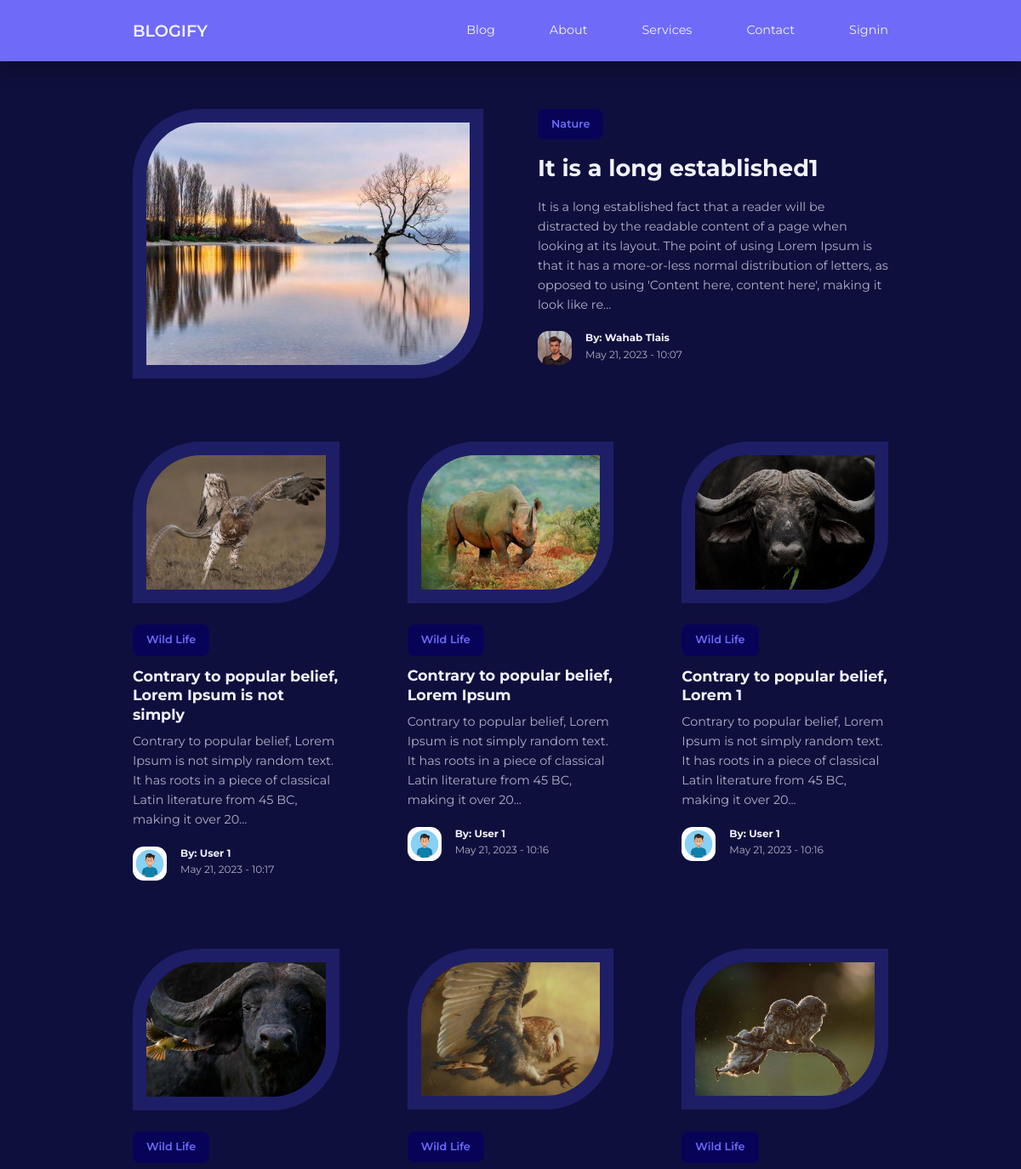
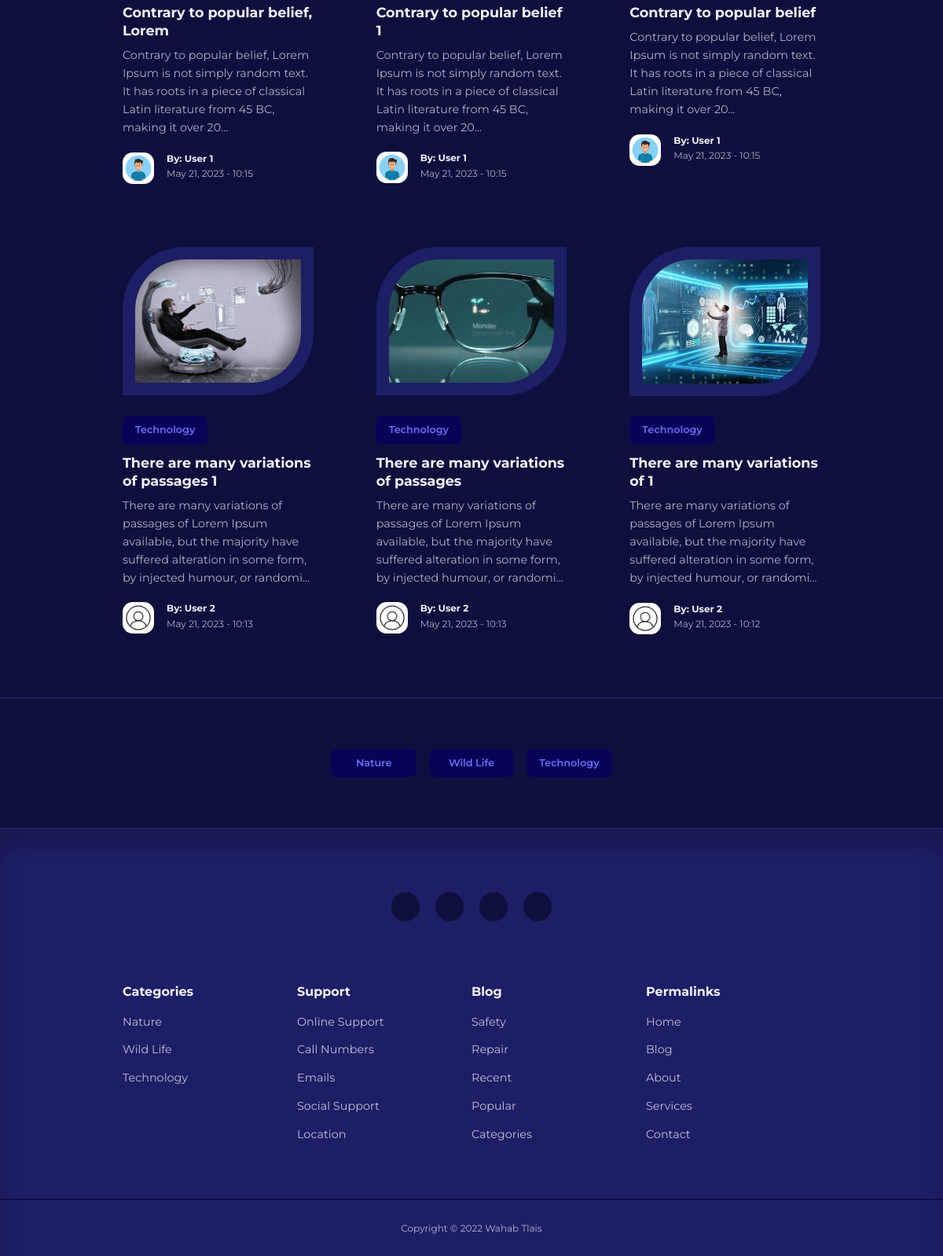
The page / on the database its author committed (2 pictures, top to bottom).
### tables this page shows
CREATE TABLE IF NOT EXISTS `posts` (
  `id` int(11) UNSIGNED NOT NULL AUTO_INCREMENT,
  `title` varchar(255) NOT NULL,
  `body` text NOT NULL,
  `thumbnail` varchar(255) NOT NULL,
  `date_time` timestamp NOT NULL DEFAULT CURRENT_TIMESTAMP,
  `category_id` int(11) UNSIGNED DEFAULT NULL,
  `author_id` int(11) UNSIGNED NOT NULL,
  `is_featured` tinyint(1) NOT NULL,
  PRIMARY KEY (`id`),
  KEY `FK_blog_category` (`category_id`),
  KEY `FK_blog_author` (`author_id`)
);

CREATE TABLE IF NOT EXISTS `categories` (
  `id` int(11) NOT NULL AUTO_INCREMENT,
  `title` varchar(255) NOT NULL,
  `description` varchar(2000) NOT NULL,
  PRIMARY KEY (`id`)
);

CREATE TABLE IF NOT EXISTS `users` (
  `id` int(11) UNSIGNED NOT NULL AUTO_INCREMENT,
  `firstname` varchar(50) NOT NULL,
  `lastname` varchar(50) NOT NULL,
  `username` varchar(50) NOT NULL,
  `email` varchar(100) NOT NULL,
  `password` varchar(255) NOT NULL,
  `avatar` varchar(255) NOT NULL,
  `is_admin` tinyint(1) NOT NULL,
  PRIMARY KEY (`id`)
);

### index.php (the view)
<?php
include 'partials/header.php';
$featured_query = "SELECT * FROM posts WHERE is_featured=1";
$featured_result = mysqli_query($connection, $featured_query);
$featured = mysqli_fetch_assoc($featured_result);
$query = "SELECT * FROM posts ORDER BY date_time DESC LIMIT 9";
$posts = mysqli_query($connection, $query);
?>
<?php if (mysqli_num_rows($featured_result) == 1) : ?>
<section class="featured">
    <div class="container featured-container">
        <div class="post-thumbnail">
            <img src="images/<?= $featured['thumbnail'] ?>" />
        </div>
        <div class="post-info">
            <?php
                $category_id = $featured['category_id'];
                $category_query = "SELECT * FROM categories WHERE id=$category_id";
                $category_result = mysqli_query($connection, $category_query);
                $category = mysqli_fetch_assoc($category_result);
                ?>
            <a href="<?= ROOT_URL ?>category-posts.php?id=<?= $featured['category_id'] ?>"
                class="category-button"><?= $category['title'] ?></a>
            <h2 class="post-title">
                <a href="<?= ROOT_URL ?>post.php?id=<?= $featured['id'] ?>"><?= $featured['title'] ?></a>
            </h2>
            <p class="post-body"><?= substr($featured['body'], 0, 300) ?>...</p>
            <div class="post-author">
                <?php
                    $author_id = $featured['author_id'];
                    $author_query = "SELECT * FROM users WHERE id=$author_id";
                    $author_result = mysqli_query($connection, $author_query);
                    $author = mysqli_fetch_assoc($author_result);
                    ?>
                <div class="post-avatar">
                    <img src="images/<?= $author['avatar'] ?>" />
                </div>
                <div class="post-author-info">
                    <h5>By: <?= "{$author['firstname']} {$author['lastname']}" ?></h5>
                    <small>
                        <?= date("M d, Y - H:i", strtotime($featured['date_time'])) ?>
                    </small>
                </div>
            </div>
        </div>
    </div>
</section>
<?php endif ?>
<section class="posts <?= $featured ? '' : 'section-extra-margin' ?>">
    <div class="container posts-container">
        <?php while ($post = mysqli_fetch_assoc($posts)) : ?>
        <article class="post">
            <div class="post-thumbnail">
                <img src="images/<?= $post['thumbnail'] ?>" />
            </div>
            <div class="post-info">
                <?php
                    $category_id = $post['category_id'];
                    $category_query = "SELECT * FROM categories WHERE id=$category_id";
                    $category_result = mysqli_query($connection, $category_query);
                    $category = mysqli_fetch_assoc($category_result);
                    ?>
                <a href="<?= ROOT_URL ?>category-posts.php?id=<?= $post['category_id'] ?>"
                    class="category-button"><?= $category['title'] ?></a>
                <h3 class="post-title">
                    <a href="<?= ROOT_URL ?>post.php?id=<?= $post['id'] ?>"><?= $post['title'] ?></a>
                </h3>
                <p class="post-body">
                    <?= substr($post['body'], 0, 150) ?>...
                </p>
                <div class="post-author">
                    <?php
                        $author_id = $post['author_id'];
                        $author_query = "SELECT * FROM users WHERE id=$author_id";
                        $author_result = mysqli_query($connection, $author_query);
                        $author = mysqli_fetch_assoc($author_result);
                        ?>
                    <div class="post-avatar">
                        <img src="images/<?= $author['avatar'] ?>" />
                    </div>
                    <div class="post-info">
                        <h5>By: <?= "{$author['firstname']} {$author['lastname']}" ?></h5>
                        <small><?= date("M d, Y - H:i", strtotime($post['date_time'])) ?></small>
                    </div>
                </div>
            </div>
        </article>
        <?php endwhile ?>
    </div>
</section>
<section class="category-buttons">
    <div class="container category-buttons-container">
        <?php
        $all_categories_query = "SELECT * FROM categories";
        $all_categories = mysqli_query($connection, $all_categories_query);
        ?>
        <?php while ($category = mysqli_fetch_assoc($all_categories)) : ?>
        <a href="<?= ROOT_URL ?>category-posts.php?id=<?= $category['id'] ?>"
            class="category-button"><?= $category['title'] ?></a>
        <?php endwhile ?>
    </div>
</section>
<?php
include 'partials/footer.php';
?>

### partials/footer.php (shortened to what this page needs)
<?php
$all_categories_query = "SELECT * FROM categories";
$all_categories = mysqli_query($connection, $all_categories_query);
?>
<footer>
    <div class="footer-socials">
        <a href="#" target="_blank"><i class="uil uil-facebook-f"></i></a>
        <a href="#" target="_blank"><i class="uil uil-instagram-alt"></i></a>
        <a href="#" target="_blank"><i class="uil uil-linkedin"></i></a>
        <a href="#" target="_blank"><i class="uil uil-github"></i></a>
    </div>
    <div class="container footer-container">
        <article>
            <h4>Categories</h4>
            <?php while ($category = mysqli_fetch_assoc($all_categories)) : ?>
            <ul>
                <li><a href="<?= ROOT_URL ?>category-posts.php?id=<?= $category['id'] ?>"><?= $category['title'] ?></a>
                </li>
            </ul>
            <?php endwhile ?>
        </article>
        <article>
            <h4>Support</h4>
            <ul>
                <li><a href="">Online Support</a></li>
                <li><a href="">Call Numbers</a></li>
                <li><a href="">Emails</a></li>
                <li><a href="">Social Support</a></li>
                <li><a href="">Location</a></li>
            </ul>
        </article>
        <article>
            <h4>Blog</h4>
            <ul>
                <li><a href="">Safety</a></li>
                <li><a href="">Repair</a></li>
                <li><a href="">Recent</a></li>
                <li><a href="">Popular</a></li>
                <li><a href="">Categories</a></li>
            </ul>
        </article>
        <article>
            <h4>Permalinks</h4>
            <ul>
                <li><a href="index.php">Home</a></li>
                <li><a href="blog.php">Blog</a></li>
                <li><a href="about.php">About</a></li>
                <li><a href="services.php">Services</a></li>
                <li><a href="contact.php">Contact</a></li>
            </ul>
        </article>
    </div>
    <div class="footer-copyright">
        <small>Copyright &copy; 2022 Wahab Tlais</small>
    </div>
</footer>
</body>
</html>

### css/style.css (style rules this page uses)
:root { --color-primary: #6f6af8; --color-primary-light: hsl(242, 91%, 18%); --color-primary-variant: #5854c7; --color-red: #da0f3f; --color-red-light: hsl(346, 87%, 46%, 15%); --color-green: #00c476; --color-green-light: hsl(156, 100%, 38%, 15%); --color-gray-900: #1e1e66; --color-gray-700: #2d2b7c; --color-gray-300: rgba(242, 242, 254, 0.3); --color-gray-200: rgba(242, 242, 254, 0.7); --color-white: #f2f2fe; --color-bg: #0f0f3e; --transition: all 300ms ease; --container-width-lg: 74%; --container-width-md: 88%; --form-width: 40%; --card-border-radius-1: 0.3rem; --card-border-radius-2: 0.5rem; --card-border-radius-3: 0.8rem; --card-border-radius-4: 2rem; --card-border-radius-5: 5rem; }
* { margin: 0; padding: 0; outline: 0; border: 0; appearance: 0; list-style: none; text-decoration: none; box-sizing: border-box; }
body { font-family: "Montserrat", sans-serif; line-height: 1.6; color: var(--color-gray-200); overflow-x: hidden; background: var(--color-bg); font-size: 0.9rem; }
.container { width: var(--container-width-lg); max-width: 1800px; margin-inline: auto; }
section { margin-top: 3rem; width: 100vw; }
h1, h2, h3, h4, h5 { color: var(--color-white); line-height: 1.3; }
h2 { font-size: 1.7rem; margin: 1rem 0; }
h3 { font-size: 1.1rem; margin: 0.8rem 0 0.5rem; }
h4 { font-size: 1rem; }
a { color: var(--color-white); transition: var(--transition); }
img { display: block; width: 100%; object-fit: cover; }
.category-button { background: var(--color-primary-light); color: var(--color-primary); display: inline-block; padding: 0.5rem 1rem; border-radius: var(--card-border-radius-2); font-weight: 600; font-size: 0.8rem; text-align: center; }
.post-thumbnail { border-radius: var(--card-border-radius-5) 0; border: 1rem solid var(--color-gray-900); overflow: hidden; margin-bottom: 1.6rem; }
.post-author { display: flex; gap: 1rem; margin-top: 1.2rem; }
.post-avatar { width: 2.5rem; height: 2.5rem; border-radius: var(--card-border-radius-3); overflow: hidden; }
.featured { margin-top: 8rem; }
.featured-container { display: grid; grid-template-columns: 1fr 1fr; gap: 4rem; }
.featured .post-thumbnail { height: fit-content; }
.posts-container { display: grid; grid-template-columns: repeat(3, 1fr); gap: 5rem; margin-bottom: 5rem; }
.category-buttons { padding: 4rem 0; border-top: 2px solid var(--color-gray-900); border-bottom: 2px solid var(--color-gray-900); }
.category-buttons-container { width: fit-content; display: grid; grid-template-columns: repeat(3, 1fr); gap: 1rem; }
footer { background: var(--color-gray-900); padding: 5rem 0 0; box-shadow: inset 0 1.5rem 1.5rem rgba(0, 0, 0, 0.2); }
.footer-socials { margin-inline: auto; width: fit-content; margin-bottom: 5rem; display: flex; justify-content: space-between; align-items: center; gap: 1.2rem; }
.footer-socials a { background: var(--color-bg); border-radius: 50%; width: 2.3rem; height: 2.3rem; display: flex; align-items: center; justify-content: center; }
.footer-container { display: grid; grid-template-columns: repeat(4, 1fr); }
footer h4 { color: var(--color-white); margin-bottom: 0.6rem; }
footer ul li { padding: 0.4rem 0; }
footer ul a { opacity: 0.75; }
.footer-copyright { text-align: center; padding: 1.5rem 0; border-top: 2px solid var(--color-bg); margin-top: 4rem; }

### rows shown on the page
posts: thumbnail (picture), title "It is a long established1", body "It is a long established fact that a reader will be distracted by the readable content of a page when looking at its layout. The point of using Lorem Ipsum is that it has a more-or-less normal distribution of letters, as opposed to using 'Content here, content here', making it look like re", date_time "May 21, 2023 - 10:07"
categories: title "Nature"
users: avatar (picture), firstname "Wahab", lastname "Tlais"
posts: thumbnail (picture), category.title "Wild Life", title "Contrary to popular belief, Lorem Ipsum is not simply", body "Contrary to popular belief, Lorem Ipsum is not simply random text. It has roots in a piece of classical Latin literature from 45 BC, making it over 20", author.avatar (picture), author.firstname "User", author.lastname "1", date_time "May 21, 2023 - 10:17"
posts: thumbnail (picture), category.title "Wild Life", title "Contrary to popular belief, Lorem Ipsum", body "Contrary to popular belief, Lorem Ipsum is not simply random text. It has roots in a piece of classical Latin literature from 45 BC, making it over 20", author.avatar (picture), author.firstname "User", author.lastname "1", date_time "May 21, 2023 - 10:16"
posts: thumbnail (picture), category.title "Wild Life", title "Contrary to popular belief, Lorem 1", body "Contrary to popular belief, Lorem Ipsum is not simply random text. It has roots in a piece of classical Latin literature from 45 BC, making it over 20", author.avatar (picture), author.firstname "User", author.lastname "1", date_time "May 21, 2023 - 10:16"
posts: thumbnail (picture), category.title "Wild Life", title "Contrary to popular belief, Lorem", body "Contrary to popular belief, Lorem Ipsum is not simply random text. It has roots in a piece of classical Latin literature from 45 BC, making it over 20", author.avatar (picture), author.firstname "User", author.lastname "1", date_time "May 21, 2023 - 10:15"
posts: thumbnail (picture), category.title "Wild Life", title "Contrary to popular belief 1", body "Contrary to popular belief, Lorem Ipsum is not simply random text. It has roots in a piece of classical Latin literature from 45 BC, making it over 20", author.avatar (picture), author.firstname "User", author.lastname "1", date_time "May 21, 2023 - 10:15"
posts: thumbnail (picture), category.title "Wild Life", title "Contrary to popular belief", body "Contrary to popular belief, Lorem Ipsum is not simply random text. It has roots in a piece of classical Latin literature from 45 BC, making it over 20", author.avatar (picture), author.firstname "User", author.lastname "1", date_time "May 21, 2023 - 10:15"
posts: thumbnail (picture), category.title "Technology", title "There are many variations of passages 1", body "There are many variations of passages of Lorem Ipsum available, but the majority have suffered alteration in some form, by injected humour, or randomi", author.avatar (picture), author.firstname "User", author.lastname "2", date_time "May 21, 2023 - 10:13"
posts: thumbnail (picture), category.title "Technology", title "There are many variations of passages", body "There are many variations of passages of Lorem Ipsum available, but the majority have suffered alteration in some form, by injected humour, or randomi", author.avatar (picture), author.firstname "User", author.lastname "2", date_time "May 21, 2023 - 10:13"
posts: thumbnail (picture), category.title "Technology", title "There are many variations of 1", body "There are many variations of passages of Lorem Ipsum available, but the majority have suffered alteration in some form, by injected humour, or randomi", author.avatar (picture), author.firstname "User", author.lastname "2", date_time "May 21, 2023 - 10:12"
categories: title "Wild Life"
categories: title "Technology"
